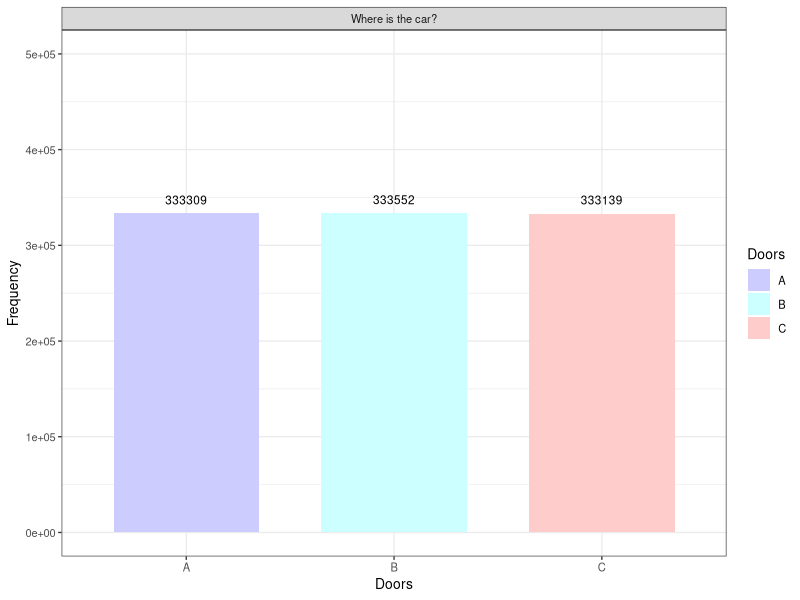

This figure's R source:
## ---- chunk 1
knitr::opts_chunk$set(echo = TRUE)
## ---- chunk 2
n <- 1000000

cars_door <- sample(c("A","B","C"), size = n, replace = T)

df <- data.frame(Cars_door = cars_door)

head(df)
## ---- chunk 3
library(ggplot2)

g <- ggplot(df, aes(x = factor(cars_door), fill = cars_door)) +
    geom_bar(width = 0.7, stat = "count") +
    labs(x = "Doors", y = "Frequency") +
    ylim(c(0,floor(n/3) * 1.5)) +
    theme_bw(base_size = 10) +    
    geom_text(aes(label=..count..),
              stat = 'count',
              position = position_dodge(0.9),
              vjust = -1,
              size = 3.0) +
    facet_grid(~"Where is the car?") +
    guides(fill = guide_legend( title = "Doors")) +
    scale_fill_manual(values = c("A" = "#CCCCFF",
                                "B" = "#CCFFFF",
                                "C" = "#FFCCCC"))

print(g)
## ---- chunk 4
df$Chosen_door <- sample(c("A","B","C"), size = n, replace = T)

head(df)
## ---- chunk 5
result_function <- function(CarsDoor, OpenedDoor){
     if(CarsDoor == OpenedDoor) {return ("Win")}
     else {return("Lose")}
}

df$Result_if_NO_change <- mapply(result_function, df$Cars_door, df$Chosen_door)

head(df)
## ---- chunk 6
sum(df['Result_if_NO_change'] == "Win") / n
## ---- chunk 7
door_function <- function(cars_door, chosen_door){
    
    aux <- c("A", "B", "C")
    i <- which(aux %in% cars_door)
    j <- which(aux %in% chosen_door)
    
    if(cars_door == chosen_door){
        var1 <- aux[(((i %% 3) + 1) %% 3) +1]
        var2 <- aux[(i %% 3) + 1]

        return(paste(var1," or ", var2))
    }
    else{
        if(j == (i %% 3) + 1){return(aux[(j %% 3) + 1])}
        else{return(aux[(i %% 3) + 1])}
    }
}

df$Hosts_door <- mapply(door_function, df$Cars_door, df$Chosen_door)

head(df)
